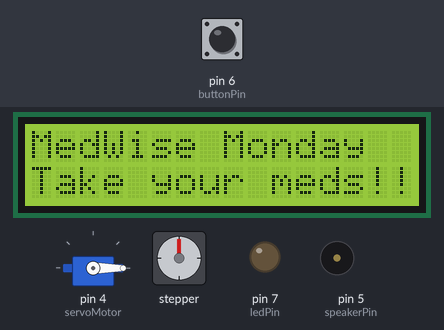
Bench run of a sketch on a simulated Arduino Uno, built with avr-gcc and run on an emulated ATmega328P. Parts: servo, 16×2 character LCD, stepper motor, output pins drawn as LEDs (lit = HIGH), buzzer (waves = sounding). Inputs (shaded band) come from the test bench; at power-on: pin 6 (buttonPin) HIGH. Stepper angles assume 115 steps per turn.

Above: at 12.43 s.
12.6 s: pin 6 (buttonPin) pulled LOW for 1 s
At 13.6 s:
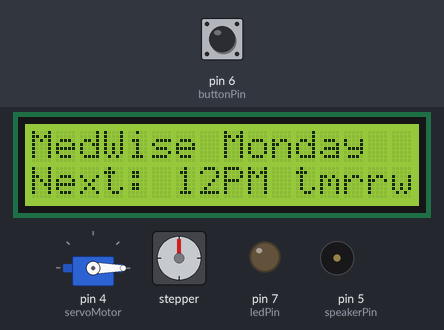
34.7 s: pin 6 (buttonPin) pulled LOW for 3.2 s
At 36.3 s:
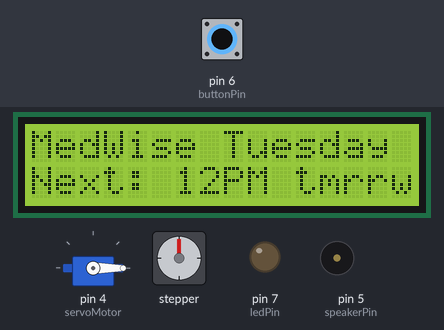
57.0 s: pin 6 (buttonPin) pulled LOW for 1 s
At 59.0 s:
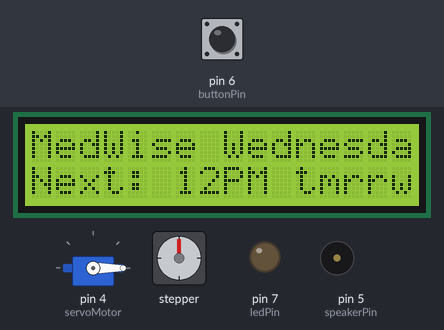
Timing chart, 0 to 85.2 s (numbered marks = the images above; inputs shaded):
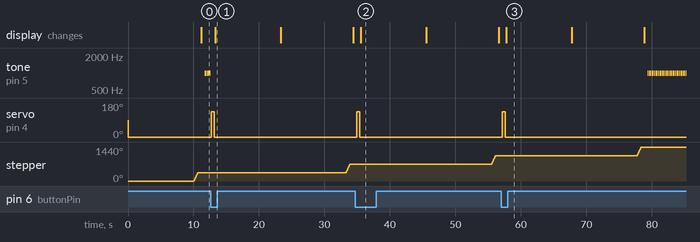

The sketch:

medicinebox.ino
```cpp
#include <Stepper.h>
#include <Servo.h>
#include <LiquidCrystal.h>

const int speakerPin = 5;          //Pin 5 connected to the speaker
const int buttonPin = 6;           //Pin 6 connected to the button
const int stepsPerRevolution = 115; //Number of steps per revolution for the stepper motor
const int ledPin = 7;              //Pin 7 connected to the LED
const char* daysOfWeek[] = {"Monday", "Tuesday", "Wednesday", "Thursday", "Friday", "Saturday", "Sunday"}; //Days of the week list
int dayOfWeek = 0;                  //Variable to keep track of the day of the week

LiquidCrystal lcd(13, 12, 11, 10, 9, 8); //Pins for the LCD display
Servo servoMotor;                      //Define servo object
Stepper myStepper(stepsPerRevolution, 2, 3); //Define stepper motor object

void setup() {
  servoMotor.attach(4);       //Attach servo to pin 4
  myStepper.setSpeed(100);    //Set stepper motor speed
  pinMode(speakerPin, OUTPUT); //Set speaker pin as output
  pinMode(ledPin, OUTPUT);     //Set LED pin as output
  lcd.begin(16, 2);            //Initialise the LCD with 16 columns and 2 rows
  pinMode(buttonPin, INPUT_PULLUP); //Set button pin as input with internal pull-up resistor
  servoMotor.write(0);         //Set servo position to 0
  Serial.begin(9600);          //Initialize serial communication
}

void loop() {
  //Increment day of the week
  if(dayOfWeek == 7){
    dayOfWeek = 0;
  }
  dayOfWeek++;

  //Turn on LED if it's Sunday, otherwise off
  if(dayOfWeek==7){
      digitalWrite(ledPin, HIGH);
  }
  else{
      digitalWrite(ledPin, LOW);
  }

  //Display medication information on LCD
  lcd.clear();
  lcd.setCursor(0, 0);
  lcd.print("MedWise ");
  lcd.print(daysOfWeek[dayOfWeek - 1]);
  lcd.setCursor(0, 1);
  lcd.print("Next: 12PM today");
  delay(10000);

  //Rotate stepper motor
  myStepper.step(stepsPerRevolution);
  delay(500);

  //Display reminder to take medication
  lcd.clear();
  lcd.setCursor(0, 0);
  lcd.print("MedWise ");
  lcd.print(daysOfWeek[dayOfWeek - 1]);
  lcd.setCursor(0, 1);
  lcd.print("Take your meds!!");
  delay(500);

  //Check if button pressed and stop buzzer sound and move servo
  for(int i=0 ;  ; i++){
    int buttonState = digitalRead(buttonPin);
    if(buttonState == 1){
        tone(speakerPin, 1000);
        delay(100);
        noTone(speakerPin);
        delay(100);
    }else{
      noTone(speakerPin);
      servoMotor.write(135);
      break;
    }
  }
  delay(500);

  //Check if button pressed and reset servo position
  for(int i=0 ;  ; i++){
    int buttonState = digitalRead(buttonPin);
    if(buttonState == 0){
      servoMotor.write(0);
      break;
    }else{
      continue;
    }
  }
  delay(100);

  //Display medication information on LCD
  lcd.clear();
  lcd.setCursor(0, 0);
  lcd.print("MedWise ");
  lcd.print(daysOfWeek[dayOfWeek - 1]);
  lcd.setCursor(0, 1);
  //Display refill message if it's Sunday, otherwise display next medication time
  if(dayOfWeek == 7){
    lcd.print("Pls Refill Box!");
  }else{
    lcd.print("Next: 12PM tmrrw");
  }
  delay(10000); //10 second delay to assume day change for demo
  //in an ideal case it would be defined in the app or will be 24 hrs.
}
```

Measured:
- after the input at 12.6 s, tone on pin 5 (speakerPin): stops changing and stays silent; servo on pin 4 (servoMotor): 0° → 135° after 0.08 s, → 0° 0.50 s later; stepper: turns 360° clockwise in 0.60 s, starting after 20.7 s; the display: changes after 0.69 s (image 1)
- after the input at 34.7 s, tone on pin 5 (speakerPin): stops changing and stays silent; servo on pin 4 (servoMotor): 0° → 135° after 0.21 s, → 0° 0.50 s later; stepper: turns 360° clockwise in 0.60 s, starting after 20.8 s; the display: changes after 0.81 s (image 2)
- after the input at 57.0 s, servo on pin 4 (servoMotor): 0° → 135° after 0.13 s, → 0° 0.50 s later; stepper: turns 360° clockwise in 0.60 s, starting after 20.7 s; the display: changes after 0.74 s (image 3)
- by itself, stepper: turns 360° clockwise in 0.60 s
